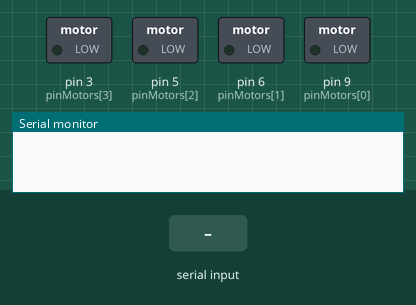
Recording of a sketch running on a simulated Arduino Uno, built with avr-gcc and run on an emulated ATmega328P. Parts: switched loads named in the sketch (green lamp = pin HIGH), the last lines printed to the serial monitor. Inputs (shaded band) come from the test bench.

Above: at 1.2 s.
1.3 s: "F" received over Serial
At 2.3 s:
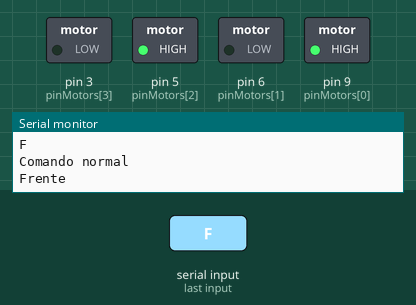
2.8 s: "B" received over Serial
At 3.5 s:
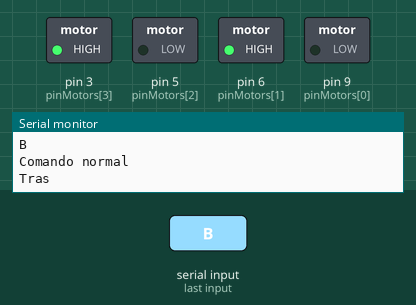
4.3 s: "L" received over Serial
At 4.6 s:
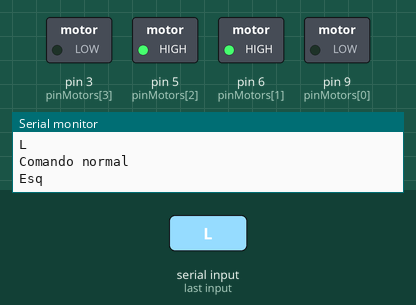
5.8 s: "R" received over Serial
At 7.0 s:
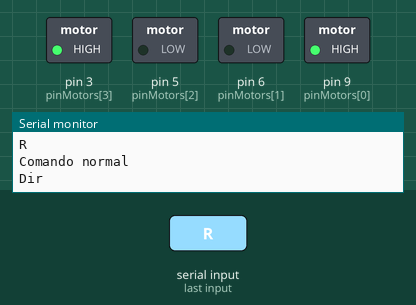
Timing chart, 0 to 8.3 s (numbered marks = the images above; inputs shaded):
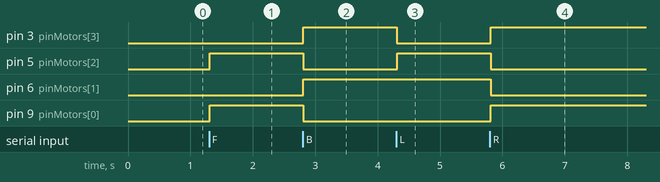

The sketch:

RoboTron.ino
```cpp
//#include <SoftwareSerial.h>
//
//SoftwareSerial Serial(10, 11); // RX | TX

int pinMotors[] = {9, 6, 5, 3};
//                EF, ET, DF, DT

int velocidade = 255;

void setup() {
  Serial.begin(9600);
  Serial.setTimeout(2);
  for (int i = 0; i < sizeof(pinMotors); i++) {
    pinMode(pinMotors[i], OUTPUT);
  }
}

void loop() {
  while (Serial.available() > 0) {
    String conteudo = Serial.readString();
    go(0, 0);
    Serial.println(conteudo);
    int velocidadeInput = conteudo.toInt();
    if (velocidadeInput > 0) {
      Serial.println(velocidadeInput);
      velocidade = velocidadeInput;
      Serial.println(velocidade);
    } else {
      Serial.println("Comando normal");
      if (conteudo == "F") {
        go(velocidade, velocidade);
        Serial.println("Frente");
      } else if (conteudo == "B") {
        go(-velocidade, -velocidade);
        Serial.println("Tras");
      } else if (conteudo == "L") {
        go(-velocidade, velocidade);
        Serial.println("Esq");
      } else if (conteudo == "R") {
        go(velocidade, -velocidade);
        Serial.println("Dir");
      } else if (conteudo == "s") {
        go(0, 0);
        Serial.println("Stop");
      }
    }
  }
}

void go(int left, int right) {
  analogWrite(pinMotors[0], (left >= 0) ? left : 0);
  analogWrite(pinMotors[1], (left <= 0) ? -(left) : 0);
  analogWrite(pinMotors[2], (right >= 0) ? right : 0);
  analogWrite(pinMotors[3], (right <= 0) ? -(right) : 0);
}
```

Measured:
- after the input at 1.3 s, pin 5 (pinMotors[2]), pin 9 (pinMotors[0]): LOW → HIGH at once
- after the input at 2.8 s, pin 3 (pinMotors[3]), pin 6 (pinMotors[1]): LOW → HIGH at once; pin 5 (pinMotors[2]), pin 9 (pinMotors[0]): HIGH → LOW at once
- after the input at 4.3 s, pin 3 (pinMotors[3]): HIGH → LOW at once; pin 5 (pinMotors[2]): LOW → HIGH at once
- after the input at 5.8 s, pin 3 (pinMotors[3]), pin 9 (pinMotors[0]): LOW → HIGH at once; pin 5 (pinMotors[2]), pin 6 (pinMotors[1]): HIGH → LOW at once
